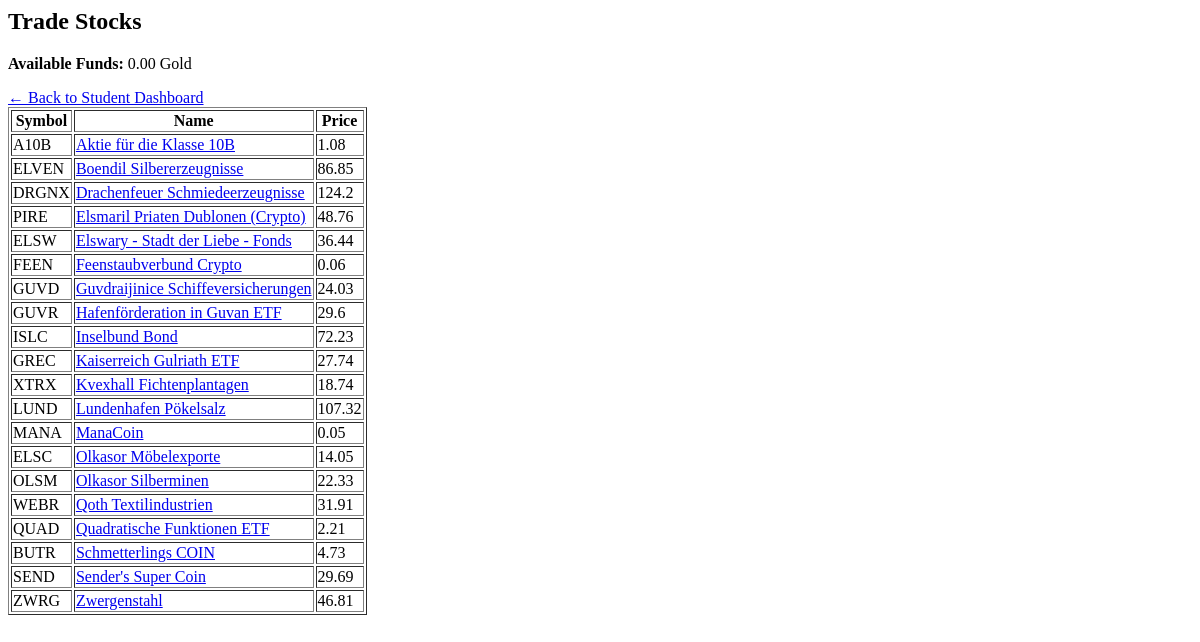
The page /student/trade (signed in) on the database as committed earlier.
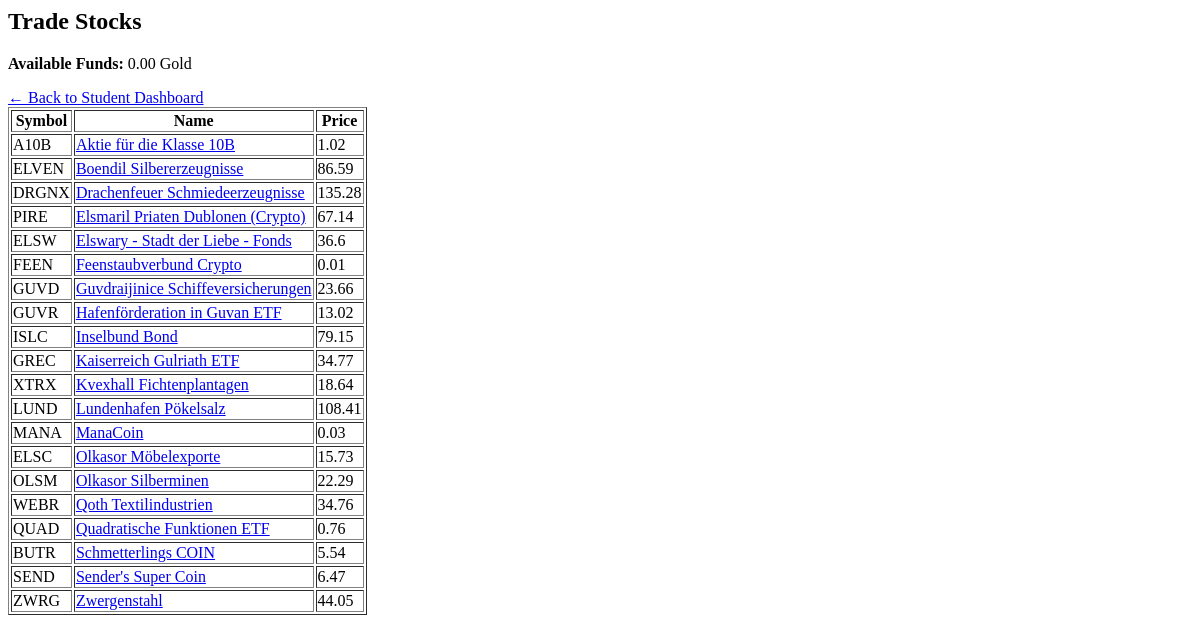
The same page on the database as committed later.
### models.py (models this page shows)
class Stock(Base):
    __tablename__ = "stocks"
    id = Column(Integer, primary_key=True)
    symbol = Column(String, unique=True, nullable=False)
    name = Column(String, nullable=False)
    current_price = Column(Float, nullable=False)
    volatility=Column(Float)
    category=Column(String)
    monthly_target_change = Column(Float, default=0.0)
    created_at = Column(DateTime, default=datetime.utcnow())

### student_routes.py (the view)
@student_bp.route("/trade")
def trade():
    db = SessionLocal()
    user_id = session.get("user_id")
    student = db.query(User).filter_by(id=user_id).first()
    stocks = db.query(Stock).order_by(Stock.name).all()
    db.close()
    return render_template("student_trade.html", student=student, stocks=stocks)

### templates/student_trade.html (shortened to what this page needs)
<h2>Trade Stocks</h2>
<p><strong>Available Funds:</strong> {{ '%.2f' % student.funds }} Gold</p>
<a href="{{ url_for('student.dashboard') }}">← Back to Student Dashboard</a>
<table border="1">
    <tr>
        <th>Symbol</th>
        <th>Name</th>
        <th>Price</th>
    </tr>
    {% for stock in stocks %}
    <tr>
        <td>{{ stock.symbol }}</td>
        <td>
            <a href="#"
                class="stock-link"
                data-id="{{ stock.id }}"
                data-name="{{ stock.name }}"
                data-price="{{ stock.current_price }}">
                {{ stock.name }}
            </a>
        </td>
        <td>{{ stock.current_price }}</td>
    </tr>
    {% endfor %}
</table>

Rows that differ between the two databases and show on the page:
changed Stock "Aktie für die Klasse 10B": current_price "1.08" → "1.02"
changed Stock "ELVEN": current_price "86.85" → "86.59"
changed Stock "DRGNX": current_price "124.2" → "135.28"
changed Stock "PIRE": current_price "48.76" → "67.14"
changed Stock "ELSW": current_price "36.44" → "36.6"
changed Stock "FEEN": current_price "0.06" → "0.01"
changed Stock "GUVD": current_price "24.03" → "23.66"
changed Stock "GUVR": current_price "29.6" → "13.02"
changed Stock "ISLC": current_price "72.23" → "79.15"
changed Stock "GREC": current_price "27.74" → "34.77"
changed Stock "XTRX": current_price "18.74" → "18.64"
changed Stock "LUND": current_price "107.32" → "108.41"
changed Stock "MANA": current_price "0.05" → "0.03"
changed Stock "ELSC": current_price "14.05" → "15.73"
changed Stock "OLSM": current_price "22.33" → "22.29"
changed Stock "WEBR": current_price "31.91" → "34.76"
changed Stock "QUAD": current_price "2.21" → "0.76"
changed Stock "BUTR": current_price "4.73" → "5.54"
changed Stock "SEND": current_price "29.69" → "6.47"
changed Stock "ZWRG": current_price "46.81" → "44.05"
